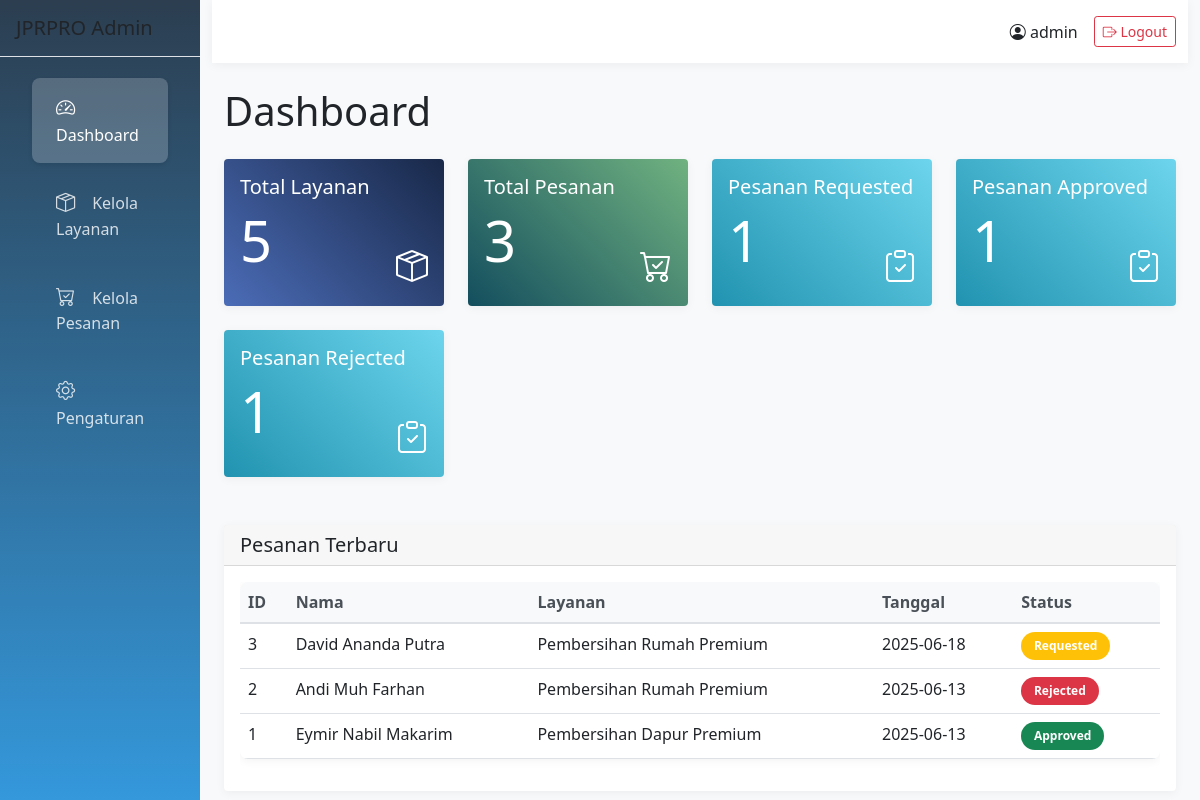
Page /admin/dashboard.php (signed in) on the committed database.
### tables this page shows
CREATE TABLE `pesanan` (
  `id` int(11) NOT NULL,
  `nama` varchar(100) NOT NULL,
  `alamat` text NOT NULL,
  `nomor_hp` varchar(15) NOT NULL,
  `layanan_id` int(11) NOT NULL,
  `tanggal` date NOT NULL,
  `catatan` text DEFAULT NULL,
  `status` enum('requested','approved','rejected') DEFAULT 'requested'
);

CREATE TABLE `layanan` (
  `id` int(11) NOT NULL,
  `nama_layanan` varchar(100) NOT NULL,
  `jenis_layanan` enum('reguler','premium') NOT NULL,
  `harga` decimal(10,2) NOT NULL,
  `deskripsi` text DEFAULT NULL,
  `gambar` varchar(255) DEFAULT NULL
);

### admin/dashboard.php (the view, shortened to what this page needs)
<?php
require_once '../config/database.php';
$stmt = $pdo->query('SELECT COUNT(*) as total_layanan FROM layanan');
$totalLayanan = $stmt->fetch()['total_layanan'];
$stmt = $pdo->query('SELECT COUNT(*) as total_pesanan FROM pesanan');
$totalPesanan = $stmt->fetch()['total_pesanan'];
$stmt = $pdo->query('SELECT status, COUNT(*) as jumlah FROM pesanan GROUP BY status');
$pesananByStatus = $stmt->fetchAll();
$stmt = $pdo->query('SELECT p.*, l.nama_layanan FROM pesanan p JOIN layanan l ON p.layanan_id = l.id ORDER BY p.id DESC LIMIT 5');
$recentPesanan = $stmt->fetchAll();
?>
<!DOCTYPE html>
<html lang="id">
<head>
    <link href="https://cdn.jsdelivr.net/npm/bootstrap@5.1.3/dist/css/bootstrap.min.css" rel="stylesheet">
    <link rel="stylesheet" href="https://cdn.jsdelivr.net/npm/bootstrap-icons@1.7.2/font/bootstrap-icons.css">
    <link rel="stylesheet" href="../assets/css/admin.css">
</head>
<body>
    <div class="container-fluid">
        <div class="row">
            <div class="col-md-3 col-lg-2 px-0 bg-white sidebar">
                <div class="d-flex flex-column">
                    <div class="p-3 border-bottom">
                        <h5 class="mb-0">JPRPRO Admin</h5>
                    </div>
                    <div class="p-3">
                        <div class="nav flex-column">
                            <a class="nav-link active" href="dashboard.php">
                                <i class="bi bi-speedometer2"></i> Dashboard
                            </a>
                            <a class="nav-link" href="layanan.php">
                                <i class="bi bi-box-seam"></i> Kelola Layanan
                            </a>
                            <a class="nav-link" href="pesanan.php">
                                <i class="bi bi-cart-check"></i> Kelola Pesanan
                            </a>
                            <a class="nav-link" href="pengaturan.php">
                                <i class="bi bi-gear"></i> Pengaturan
                            </a>
                        </div>
                    </div>
                </div>
            </div>
            <div class="col-md-9 col-lg-10 ms-auto main-content px-4">
                <div class="row top-bar py-3 mb-4">
                    <div class="col d-flex justify-content-end align-items-center">
                        <span class="me-3">
                            <i class="bi bi-person-circle"></i> <?php echo htmlspecialchars($_SESSION['username']); ?>
                        </span>
                        <a href="logout.php" class="btn btn-outline-danger btn-sm">
                            <i class="bi bi-box-arrow-right"></i> Logout
                        </a>
                    </div>
                </div>
                <h1 class="mb-4">Dashboard</h1>
                <div class="row">
                    <div class="col-md-6 col-lg-3 mb-4">
                        <div class="card bg-primary text-white h-100">
                            <div class="card-body">
                                <h5 class="card-title">Total Layanan</h5>
                                <p class="card-text display-4"><?php echo $totalLayanan; ?></p>
                                <i class="bi bi-box-seam position-absolute bottom-0 end-0 mb-3 me-3" style="font-size: 2rem;"></i>
                            </div>
                        </div>
                    </div>
                    <div class="col-md-6 col-lg-3 mb-4">
                        <div class="card bg-success text-white h-100">
                            <div class="card-body">
                                <h5 class="card-title">Total Pesanan</h5>
                                <p class="card-text display-4"><?php echo $totalPesanan; ?></p>
                                <i class="bi bi-cart-check position-absolute bottom-0 end-0 mb-3 me-3" style="font-size: 2rem;"></i>
                            </div>
                        </div>
                    </div>
                    <?php foreach ($pesananByStatus as $status): ?>
                    <div class="col-md-6 col-lg-3 mb-4">
                        <div class="card bg-info text-white h-100">
                            <div class="card-body">
                                <h5 class="card-title">Pesanan <?php echo ucfirst($status['status']); ?></h5>
                                <p class="card-text display-4"><?php echo $status['jumlah']; ?></p>
                                <i class="bi bi-clipboard-check position-absolute bottom-0 end-0 mb-3 me-3" style="font-size: 2rem;"></i>
                            </div>
                        </div>
                    </div>
                    <?php endforeach; ?>
                </div>
                <div class="card mt-4">
                    <div class="card-header">
                        <h5 class="card-title mb-0">Pesanan Terbaru</h5>
                    </div>
                    <div class="card-body">
                        <div class="table-responsive">
                            <table class="table table-hover">
                                <thead>
                                    <tr>
                                        <th>ID</th>
                                        <th>Nama</th>
                                        <th>Layanan</th>
                                        <th>Tanggal</th>
                                        <th>Status</th>
                                    </tr>
                                </thead>
                                <tbody>
                                    <?php foreach ($recentPesanan as $pesanan): ?>
                                    <tr>
                                        <td><?php echo $pesanan['id']; ?></td>
                                        <td><?php echo htmlspecialchars($pesanan['nama']); ?></td>
                                        <td><?php echo htmlspecialchars($pesanan['nama_layanan']); ?></td>
                                        <td><?php echo $pesanan['tanggal']; ?></td>
                                        <td>
                                            <span class="badge bg-<?php
                                                echo match($pesanan['status']) {
                                                    'requested' => 'warning',
                                                    'approved' => 'success',
                                                    'rejected' => 'danger',
                                                    default => 'secondary'
                                                };
                                            ?>">
                                                <?php echo ucfirst($pesanan['status']); ?>
                                            </span>
                                        </td>
                                    </tr>
                                    <?php endforeach; ?>
                                </tbody>
                            </table>
                        </div>
                    </div>
                </div>
            </div>
        </div>
    </div>
</body>
</html>

### assets/css/admin.css (style rules this page uses)
.sidebar { min-height: 100vh; background: linear-gradient(180deg, #2c3e50 0%, #3498db 100%); box-shadow: 0 0 20px rgba(0,0,0,0.1); }
.sidebar .nav-link { color: rgba(255,255,255,0.8); padding: 1rem 1.5rem; border-radius: 0.5rem; margin: 0.3rem 1rem; transition: all 0.3s ease; }
.sidebar .nav-link.active { background-color: rgba(255,255,255,0.2); color: white; box-shadow: 0 2px 5px rgba(0,0,0,0.1); }
.sidebar .nav-link i { margin-right: 0.8rem; font-size: 1.2rem; }
.main-content { min-height: 100vh; background-color: #f8f9fa; }
.top-bar { background: white; box-shadow: 0 2px 10px rgba(0,0,0,0.05); }
.card { border: none; box-shadow: 0 2px 10px rgba(0,0,0,0.05); transition: transform 0.3s ease; }
.card.bg-primary { background: linear-gradient(45deg, #4b6cb7 0%, #182848 100%) !important; }
.card.bg-success { background: linear-gradient(45deg, #134e5e 0%, #71b280 100%) !important; }
.card.bg-info { background: linear-gradient(45deg, #2193b0 0%, #6dd5ed 100%) !important; }
.table { box-shadow: 0 2px 10px rgba(0,0,0,0.05); border-radius: 0.5rem; overflow: hidden; }
.table thead th { background-color: #f8f9fa; border-bottom: 2px solid #dee2e6; color: #495057; }
.badge { padding: 0.5rem 0.8rem; border-radius: 2rem; }

### rows in the picture
pesanan: id "3", nama "David Ananda Putra", layanan.nama_layanan "Pembersihan Rumah Premium", tanggal "2025-06-18", status "Requested"
pesanan: id "2", nama "Andi Muh Farhan", layanan.nama_layanan "Pembersihan Rumah Premium", tanggal "2025-06-13", status "Rejected"
pesanan: id "1", nama "Eymir Nabil Makarim", layanan.nama_layanan "Pembersihan Dapur Premium", tanggal "2025-06-13", status "Approved"

### other values in the picture
$_SESSION['username'] "admin"
$totalLayanan "5"
$totalPesanan "3"
$status['status'] "Requested"
$status['jumlah'] "1"
$status['status'] "Approved"
$status['status'] "Rejected"
